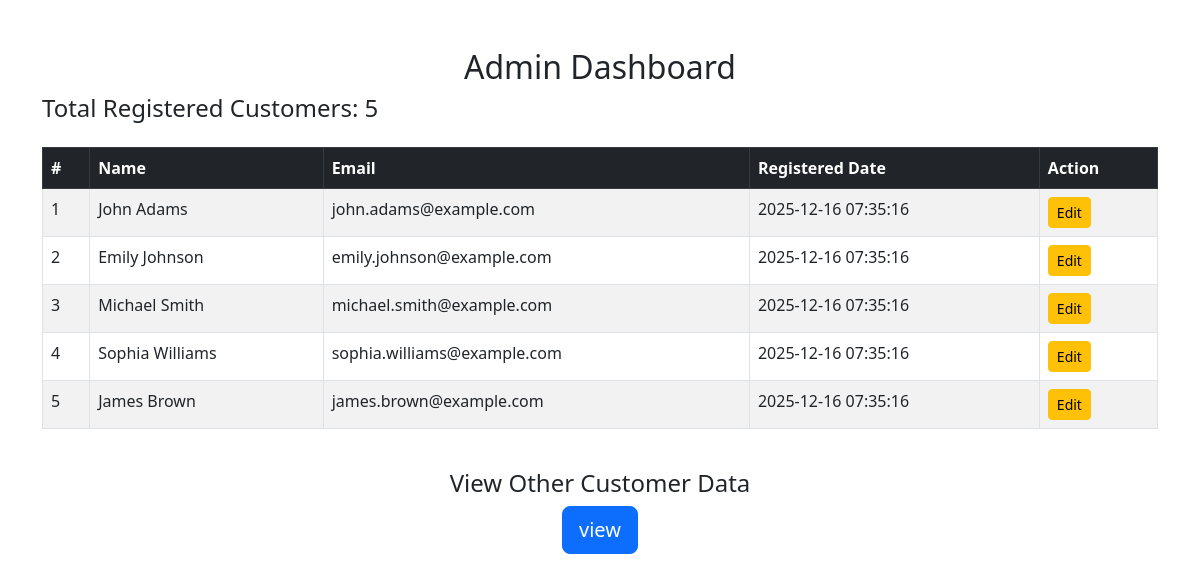
Page /manage_registerd_customer.php on the committed database.
### tables this page shows
CREATE TABLE IF NOT EXISTS Customer (
    customerID INT AUTO_INCREMENT PRIMARY KEY,
    name VARCHAR(100) NOT NULL,
    email VARCHAR(100) NOT NULL UNIQUE,
    password VARCHAR(255) NOT NULL,
    created_at TIMESTAMP DEFAULT CURRENT_TIMESTAMP
);

### manage_registerd_customer.php (the view, shortened to what this page needs)
<?php
include('connect.php');
$sql = "SELECT * FROM Customer";
$result = $conn->query($sql);
$totalCustomers = $result->num_rows;
?>
<!DOCTYPE html>
<html lang="en">
<head>
    <link href="https://cdn.jsdelivr.net/npm/bootstrap@5.3.0/dist/css/bootstrap.min.css" rel="stylesheet">
</head>
<body>
<div class="container mt-5">
    <h2 class="text-center">Admin Dashboard</h2>
    <div class="mb-4">
        <h4>Total Registered Customers: <?= $totalCustomers ?></h4>
    </div>
    <div class="table-responsive">
        <table class="table table-bordered table-striped">
            <thead class="table-dark">
            <tr>
                <th>#</th>
                <th>Name</th>
                <th>Email</th>
                <th>Registered Date</th>
                <th>Action</th>
            </tr>
            </thead>
            <tbody>
            <?php if ($result && $result->num_rows > 0): ?>
                <?php while ($row = $result->fetch_assoc()): ?>
                    <tr>
                        <td><?= htmlspecialchars($row['customerID']) ?></td>
                        <td><?= htmlspecialchars($row['name']) ?></td>
                        <td><?= htmlspecialchars($row['email']) ?></td>
                        <td><?= htmlspecialchars($row['created_at']) ?></td>
                        <td>
                            <form action="edit_customer.php" method="get">
                                <button type="submit" class="btn btn-warning btn-sm">Edit</button>
                            </form>
                        </td>
                    </tr>
                <?php endwhile; ?>
            <?php else: ?>
                <tr>
                    <td colspan="5" class="text-center">No customers found.</td>
                </tr>
            <?php endif; ?>
            </tbody>
        </table>
    </div>
    <div class="mt-4 text-center">
        <h4>View Other Customer Data</h4>
        <a href="customerinfo.php" class="btn btn-primary btn-lg">view</a>
    </div>
</div>
</body>
</html>

### rows in the picture
customer: customerID "1", name "John Adams", email "john.adams@example.com", created_at "2025-12-16 07:35:16"
customer: customerID "2", name "Emily Johnson", email "emily.johnson@example.com", created_at "2025-12-16 07:35:16"
customer: customerID "3", name "Michael Smith", email "michael.smith@example.com", created_at "2025-12-16 07:35:16"
customer: customerID "4", name "Sophia Williams", email "sophia.williams@example.com", created_at "2025-12-16 07:35:16"
customer: customerID "5", name "James Brown", email "james.brown@example.com", created_at "2025-12-16 07:35:16"

### other values in the picture
$totalCustomers "5"
